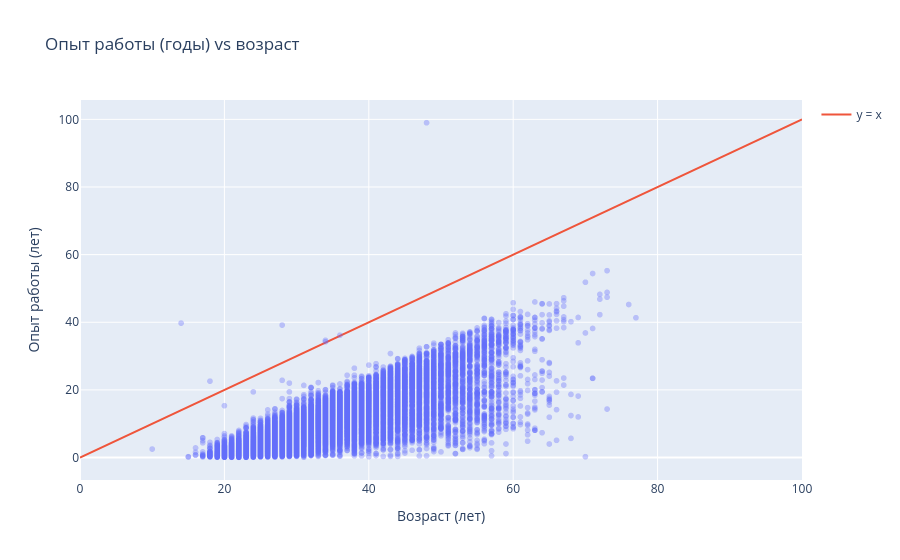

Source (notebook cell):
### Markdown cell above
8. Постройте **диаграмму рассеяния**, показывающую зависимость опыта работы (**"Опыт работы (месяц)"**) от возраста (**"Возраст"**). Опыт работы переведите из месяцев в года, чтобы признаки были в едином масштабе. Постройте на графике дополнительно прямую, проходящую через точки (0, 0) и (100, 100). Данная прямая соответствует значениям, когда опыт работы равен возрасту человека. Точки, лежащие на этой прямой и выше нее - аномалии в наших данных (опыт работы больше либо равен возрасту соискателя)

### Code cell
import plotly.graph_objects as go

df_tmp = df.copy()
df_tmp['Опыт работы (год)'] = df_tmp['Опыт работы (месяц)'] / 12

fig = px.scatter(df_tmp, x='Возраст', y='Опыт работы (год)', opacity=0.35, title='Опыт работы (годы) vs возраст')

fig.add_trace(go.Scatter(x=[0, 100], y=[0, 100], mode='lines', name='y = x'))

fig.update_layout(xaxis_title='Возраст (лет)', yaxis_title='Опыт работы (лет)')

### Figure 1 — Plotly figure (JSON) as saved in the notebook; plotly's stock layout.template omitted (floating-point values rounded to 4 significant figures; data arrays with more than 128 entries replaced by an {"elided": "..."} marker saying what was removed)
{"data": [{"hovertemplate": "Возраст=%{x}<br>Опыт работы (год)=%{y}<extra></extra>", "legendgroup": "", "marker": {"color": "#636efa", "opacity": 0.35, "symbol": "circle"}, "mode": "markers", "name": "", "showlegend": false, "type": "scattergl", "x": {"elided": "44744 int values"}, "xaxis": "x", "y": {"elided": "44744 float values"}, "yaxis": "y"}, {"mode": "lines", "name": "y = x", "type": "scatter", "x": [0, 100], "y": [0, 100]}], "layout": {"legend": {"tracegroupgap": 0}, "title": {"text": "Опыт работы (годы) vs возраст"}, "xaxis": {"anchor": "y", "domain": [0, 1], "title": {"text": "Возраст (лет)"}}, "yaxis": {"anchor": "x", "domain": [0, 1], "title": {"text": "Опыт работы (лет)"}}}}
